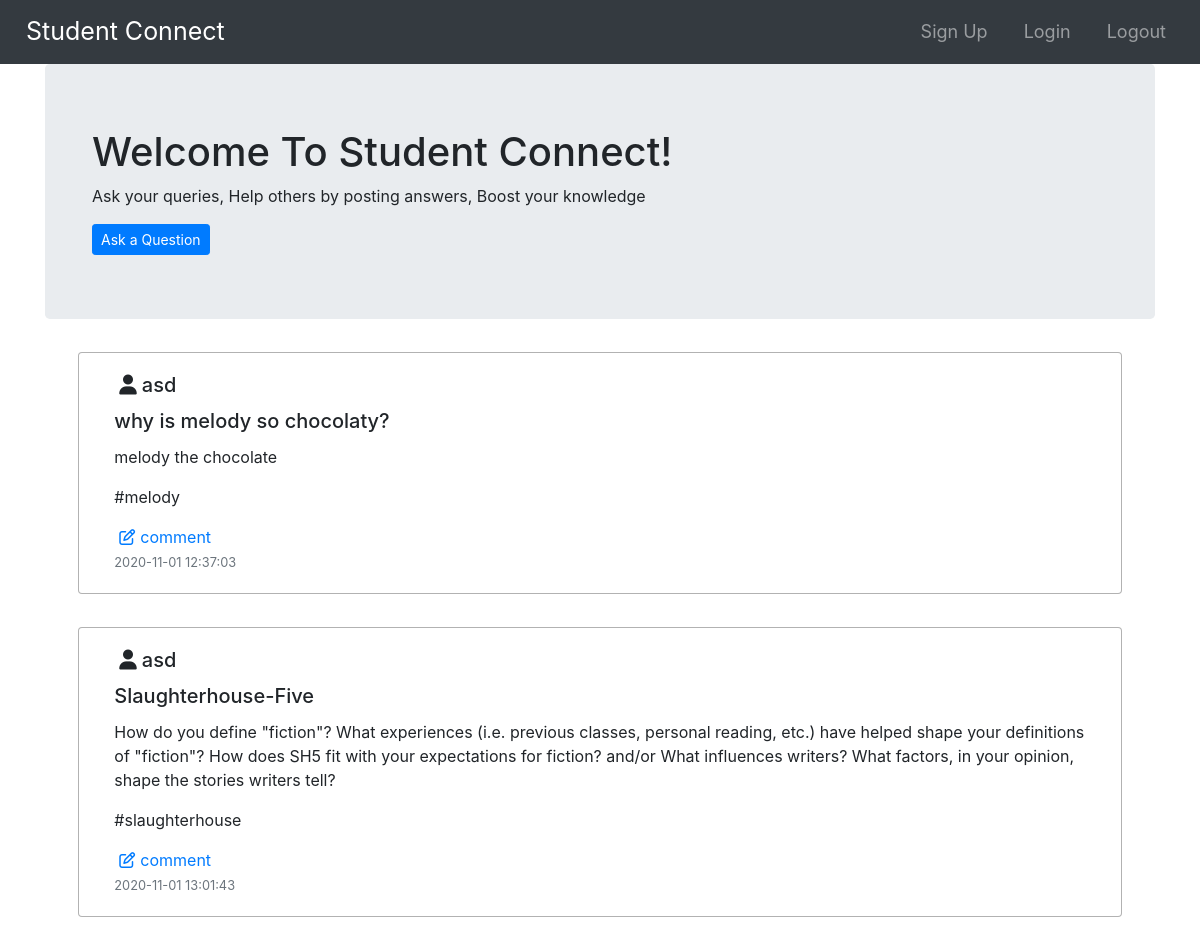
/student.php, run on the app's committed database.
### tables this page shows
CREATE TABLE `questions` (
  `id` int(8) NOT NULL,
  `title` varchar(100) NOT NULL,
  `description` text NOT NULL,
  `tags` varchar(50) NOT NULL,
  `username` varchar(50) NOT NULL,
  `created` datetime NOT NULL DEFAULT current_timestamp()
);

### student.php (the view, shortened to what this page needs)
<?php
include_once('connection.php');
$con = mysqli_connect("localhost","root","","questions")or die(mysqli_error($con));
$query="select * from questions";
$result=mysqli_query($con,$query);
?>
<!DOCTYPE html>
<html>
	<head>
		<link rel="stylesheet" type="text/css" href="https://stackpath.bootstrapcdn.com/bootstrap/4.5.0/css/bootstrap.min.css">
		<link rel="stylesheet" type="text/css" href="stylesheet.css">
	</head>
	<body>
		<nav class="navbar navbar-expand-lg navbar-dark bg-dark">
			<a class="navbar-brand" href="/">Student Connect</a>
			<div class="collapse navbar-collapse" id="navbarNavAltMarkup">
				<div class="navbar-nav ml-auto">
						<a class="nav-item nav-link" href="signup.html">Sign Up</a>
						<a class="nav-item nav-link" href="login.html">Login</a>
						<a class="nav-item nav-link" href="logout.php">Logout <?php
						echo  $_SESSION["username"]?> </a>
				</div>
			</div>
		</nav>
		<div class="container index-page">
			<header class="jumbotron">
				<div class="container">
					<h1>Welcome To Student Connect!</h1>
					<p>Ask your queries, Help others by posting answers, Boost your knowledge</p>
					<div>
						<a class="btn btn-primary btn-sm" href="ask.html">Ask a Question</a>
					</div>
				</div>
			</header>
			<?php
			while($rows=mysqli_fetch_assoc($result))
			{
			?>
			<div class="card question-body">
				<div class="card-body">
					<h5 class="card-title"><i class="fa fa-user" aria-hidden="true"></i><?php echo $rows['username']; ?>
					<h5 class="card-title"><?php echo $rows['title']; ?></h5>
					<p class="card-text"><?php echo $rows['description']; ?>
					<p class="card-text"><?php echo $rows['tags']; ?>
					<div class="navbar-nav">
					<?php echo '<a href="answer.php?question_id='.$rows['id'].'"><i class="fa fa-pencil-square-o" aria-hidden="true"></i>comment</a>';?>
				</div>
					<p class="card-text"><small class="text-muted"><?php echo $rows['created']; ?></small></p>
					</div>
			</div>
			<?php
			}
			?>
				</div>
	</body>
</html>

### stylesheet.css (style rules this page uses)
body { background-image: url('backgroundimg.jpg'); background-position: center center; background-size: cover; background-attachment: fixed; background-repeat: no-repeat; }
.navbar-brand { font-size: 25px; margin: 0 10px; }
.nav-item { font-size: 18px; margin: 0 10px; }
.fa { size: 22px; margin: 0 5px; }
.question-body { padding: inherit; margin: 3%; border: 1.5px solid rgba(0,0,0,0.3); }

### data on the page
questions: username "asd", title "why is melody so chocolaty?", description "melody the chocolate", tags "#melody", created "2020-11-01 12:37:03"
questions: username "asd", title "Slaughterhouse-Five", description "How do you define \"fiction\"? What experiences (i.e. previous classes, personal reading, etc.) have helped shape your definitions of \"fiction\"? How does SH5 fit with your expectations for fiction? and/or What influences writers? What factors, in your opinion, shape the stories writers tell?", tags "#slaughterhouse", created "2020-11-01 13:01:43"
